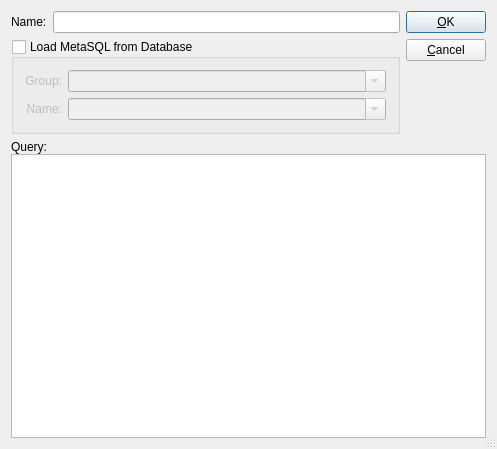
<ui version="4.0" >
 <comment> * OpenRPT report writer and rendering engine
 * Copyright (C) 2001-2008 by OpenMFG, LLC
 *
 * This library is free software; you can redistribute it and/or
 * modify it under the terms of the GNU Lesser General Public
 * License as published by the Free Software Foundation; either
 * version 2.1 of the License, or (at your option) any later version.
 *
 * This library is distributed in the hope that it will be useful,
 * but WITHOUT ANY WARRANTY; without even the implied warranty of
 * MERCHANTABILITY or FITNESS FOR A PARTICULAR PURPOSE. See the GNU
 * Lesser General Public License for more details.
 *
 * You should have received a copy of the GNU Lesser General Public
 * License along with this library; if not, write to the Free Software
 * Foundation, Inc., 59 Temple Place, Suite 330, Boston, MA 02111-1307 USA
 * Please contact info@openmfg.com with any questions on this license.</comment>
 <class>QueryEditor</class>
 <widget class="QDialog" name="QueryEditor" >
  <property name="geometry" >
   <rect>
    <x>0</x>
    <y>0</y>
    <width>497</width>
    <height>449</height>
   </rect>
  </property>
  <property name="windowTitle" >
   <string>Query Editor</string>
  </property>
  <property name="sizeGripEnabled" >
   <bool>true</bool>
  </property>
  <layout class="QVBoxLayout" name="verticalLayout_3" >
   <item>
    <layout class="QHBoxLayout" name="horizontalLayout" >
     <item>
      <layout class="QVBoxLayout" name="verticalLayout_2" >
       <item>
        <layout class="QHBoxLayout" >
         <property name="spacing" >
          <number>6</number>
         </property>
         <property name="margin" >
          <number>0</number>
         </property>
         <item>
          <widget class="QLabel" name="labelName" >
           <property name="text" >
            <string>Name:</string>
           </property>
           <property name="buddy" >
            <cstring>tbName</cstring>
           </property>
          </widget>
         </item>
         <item>
          <widget class="QLineEdit" name="tbName" />
         </item>
        </layout>
       </item>
       <item>
        <widget class="QGroupBox" name="_metasql" >
         <property name="title" >
          <string>Load MetaSQL from Database</string>
         </property>
         <property name="checkable" >
          <bool>true</bool>
         </property>
         <property name="checked" >
          <bool>false</bool>
         </property>
         <layout class="QGridLayout" name="gridLayout" >
          <item row="0" column="0" >
           <widget class="QLabel" name="_mqlGroupLit" >
            <property name="text" >
             <string>Group:</string>
            </property>
            <property name="alignment" >
             <set>Qt::AlignRight|Qt::AlignTrailing|Qt::AlignVCenter</set>
            </property>
            <property name="buddy" >
             <cstring>_mqlGroup</cstring>
            </property>
           </widget>
          </item>
          <item row="0" column="1" >
           <widget class="QComboBox" name="_mqlGroup" >
            <property name="sizePolicy" >
             <sizepolicy vsizetype="Fixed" hsizetype="Expanding" >
              <horstretch>0</horstretch>
              <verstretch>0</verstretch>
             </sizepolicy>
            </property>
            <property name="editable" >
             <bool>true</bool>
            </property>
           </widget>
          </item>
          <item row="1" column="0" >
           <widget class="QLabel" name="_mqlNameLit" >
            <property name="text" >
             <string>Name:</string>
            </property>
            <property name="alignment" >
             <set>Qt::AlignRight|Qt::AlignTrailing|Qt::AlignVCenter</set>
            </property>
            <property name="buddy" >
             <cstring>_mqlName</cstring>
            </property>
           </widget>
          </item>
          <item row="1" column="1" >
           <widget class="QComboBox" name="_mqlName" >
            <property name="sizePolicy" >
             <sizepolicy vsizetype="Fixed" hsizetype="Expanding" >
              <horstretch>0</horstretch>
              <verstretch>0</verstretch>
             </sizepolicy>
            </property>
            <property name="editable" >
             <bool>true</bool>
            </property>
           </widget>
          </item>
         </layout>
        </widget>
       </item>
      </layout>
     </item>
     <item>
      <layout class="QVBoxLayout" >
       <property name="spacing" >
        <number>6</number>
       </property>
       <property name="margin" >
        <number>0</number>
       </property>
       <item>
        <widget class="QPushButton" name="btnOk" >
         <property name="text" >
          <string>&amp;OK</string>
         </property>
         <property name="default" >
          <bool>true</bool>
         </property>
        </widget>
       </item>
       <item>
        <widget class="QPushButton" name="btnCancel" >
         <property name="text" >
          <string>&amp;Cancel</string>
         </property>
        </widget>
       </item>
       <item>
        <spacer>
         <property name="orientation" >
          <enum>Qt::Vertical</enum>
         </property>
         <property name="sizeType" >
          <enum>QSizePolicy::Expanding</enum>
         </property>
         <property name="sizeHint" stdset="0" >
          <size>
           <width>20</width>
           <height>20</height>
          </size>
         </property>
        </spacer>
       </item>
      </layout>
     </item>
    </layout>
   </item>
   <item>
    <widget class="QFrame" name="frame" >
     <property name="sizePolicy" >
      <sizepolicy vsizetype="Expanding" hsizetype="Preferred" >
       <horstretch>0</horstretch>
       <verstretch>1</verstretch>
      </sizepolicy>
     </property>
     <property name="frameShape" >
      <enum>QFrame::NoFrame</enum>
     </property>
     <property name="frameShadow" >
      <enum>QFrame::Plain</enum>
     </property>
     <property name="lineWidth" >
      <number>0</number>
     </property>
     <layout class="QVBoxLayout" name="verticalLayout" >
      <property name="spacing" >
       <number>0</number>
      </property>
      <property name="margin" >
       <number>0</number>
      </property>
      <item>
       <widget class="QLabel" name="labelQuery" >
        <property name="text" >
         <string>Query:</string>
        </property>
        <property name="buddy" >
         <cstring>tbQuery</cstring>
        </property>
       </widget>
      </item>
      <item>
       <widget class="QTextEdit" name="tbQuery" >
        <property name="font" >
         <font>
          <family>Courier</family>
          <pointsize>10</pointsize>
          <weight>50</weight>
          <italic>false</italic>
          <bold>false</bold>
          <underline>false</underline>
          <strikeout>false</strikeout>
         </font>
        </property>
       </widget>
      </item>
     </layout>
    </widget>
   </item>
  </layout>
 </widget>
 <layoutdefault spacing="6" margin="11" />
 <pixmapfunction>qPixmapFromMimeSource</pixmapfunction>
 <tabstops>
  <tabstop>tbName</tabstop>
  <tabstop>_metasql</tabstop>
  <tabstop>_mqlGroup</tabstop>
  <tabstop>_mqlName</tabstop>
  <tabstop>tbQuery</tabstop>
  <tabstop>btnOk</tabstop>
  <tabstop>btnCancel</tabstop>
 </tabstops>
 <resources/>
 <connections>
  <connection>
   <sender>btnOk</sender>
   <signal>clicked()</signal>
   <receiver>QueryEditor</receiver>
   <slot>accept()</slot>
   <hints>
    <hint type="sourcelabel" >
     <x>471</x>
     <y>37</y>
    </hint>
    <hint type="destinationlabel" >
     <x>471</x>
     <y>81</y>
    </hint>
   </hints>
  </connection>
  <connection>
   <sender>btnCancel</sender>
   <signal>clicked()</signal>
   <receiver>QueryEditor</receiver>
   <slot>reject()</slot>
   <hints>
    <hint type="sourcelabel" >
     <x>431</x>
     <y>64</y>
    </hint>
    <hint type="destinationlabel" >
     <x>431</x>
     <y>86</y>
    </hint>
   </hints>
  </connection>
  <connection>
   <sender>_metasql</sender>
   <signal>toggled(bool)</signal>
   <receiver>tbQuery</receiver>
   <slot>setDisabled(bool)</slot>
   <hints>
    <hint type="sourcelabel" >
     <x>133</x>
     <y>140</y>
    </hint>
    <hint type="destinationlabel" >
     <x>133</x>
     <y>181</y>
    </hint>
   </hints>
  </connection>
 </connections>
</ui>
